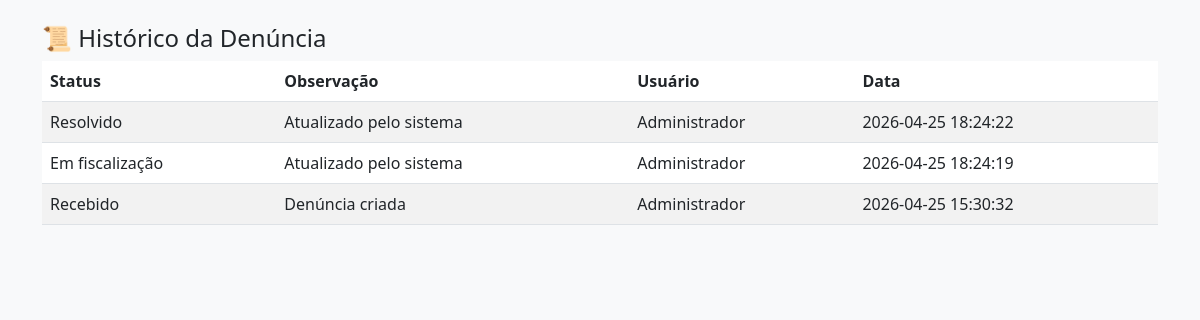
Page /historico/3 (signed in) on the committed database.
### tables this page shows
CREATE TABLE historico (
    id INTEGER PRIMARY KEY AUTOINCREMENT,
    denuncia_id INTEGER,
    status TEXT,
    observacao TEXT,
    usuario TEXT,
    data TIMESTAMP DEFAULT CURRENT_TIMESTAMP,
    FOREIGN KEY (denuncia_id) REFERENCES denuncias(id)
);

### app.py (the view)
@app.route('/historico/<int:id>')
def historico(id):
    if not session.get('logado'):
        return redirect('/login')
    conn = conectar()
    cursor = conn.cursor()
    cursor.execute("""
        SELECT status, observacao, usuario, data
        FROM historico
        WHERE denuncia_id=?
        ORDER BY data DESC
    """, (id,))
    dados = cursor.fetchall()
    conn.close()
    return render_template('historico.html', dados=dados)

### database.py (called while the page is built)
def conectar():
    return sqlite3.connect(os.path.join(BASE_DIR, 'banco.db'))

### templates/historico.html (shortened to what this page needs)
<!DOCTYPE html>
<html>
<head>
    <link href="https://cdn.jsdelivr.net/npm/bootstrap@5.3.0/dist/css/bootstrap.min.css" rel="stylesheet">
</head>
<body class="bg-light">
<div class="container py-4">
    <h4>📜 Histórico da Denúncia</h4>
    <table class="table table-striped">
        <thead>
            <tr>
                <th>Status</th>
                <th>Observação</th>
                <th>Usuário</th>
                <th>Data</th>
            </tr>
        </thead>
        <tbody>
            {% for h in dados %}
            <tr>
                <td>{{ h[0] }}</td>
                <td>{{ h[1] }}</td>
                <td>{{ h[2] }}</td>
                <td>{{ h[3] }}</td>
            </tr>
            {% endfor %}
        </tbody>
    </table>
</div>
</body>
</html>

### rows in the picture
historico: status "Resolvido", observacao "Atualizado pelo sistema", usuario "Administrador", data "2026-04-25 18:24:22"
historico: status "Em fiscalização", observacao "Atualizado pelo sistema", usuario "Administrador", data "2026-04-25 18:24:19"
historico: status "Recebido", observacao "Denúncia criada", usuario "Administrador", data "2026-04-25 15:30:32"
